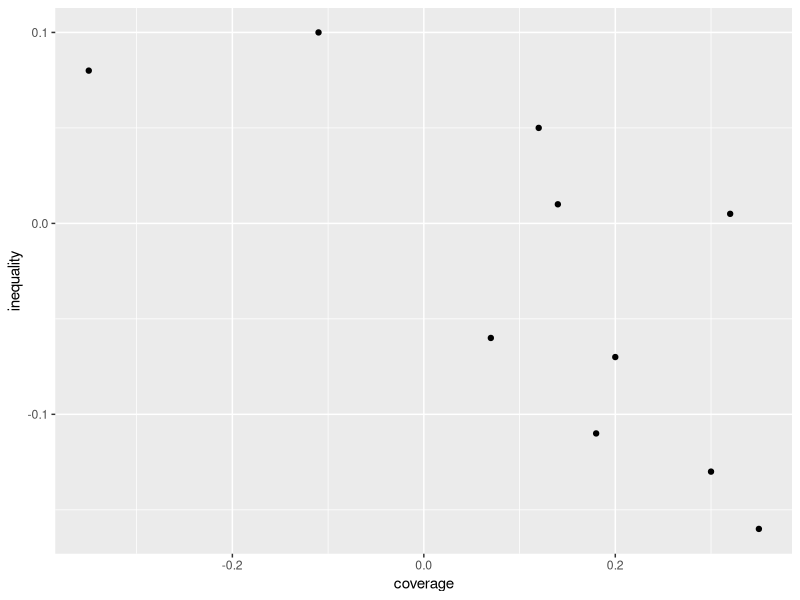
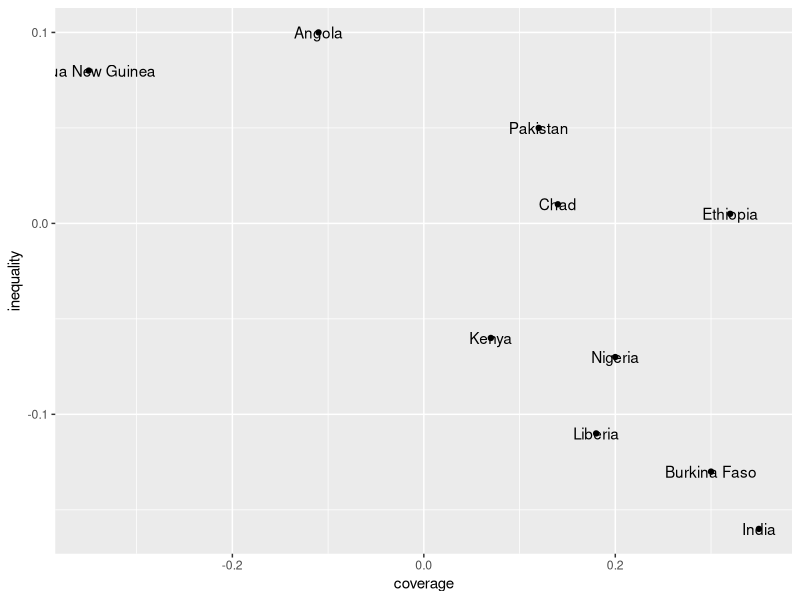
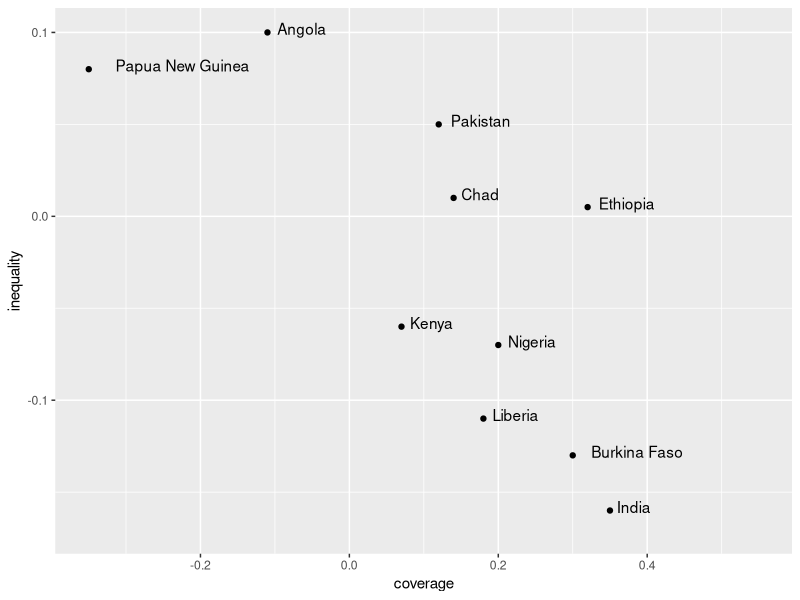
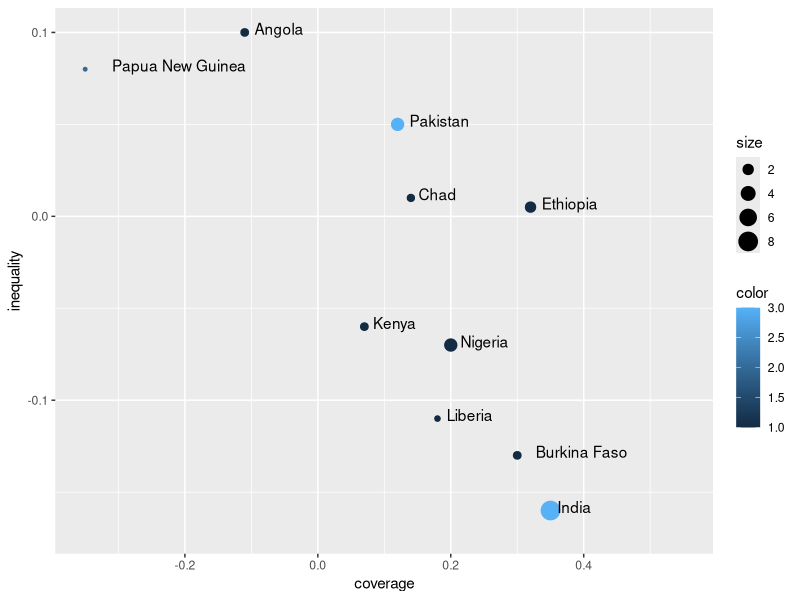
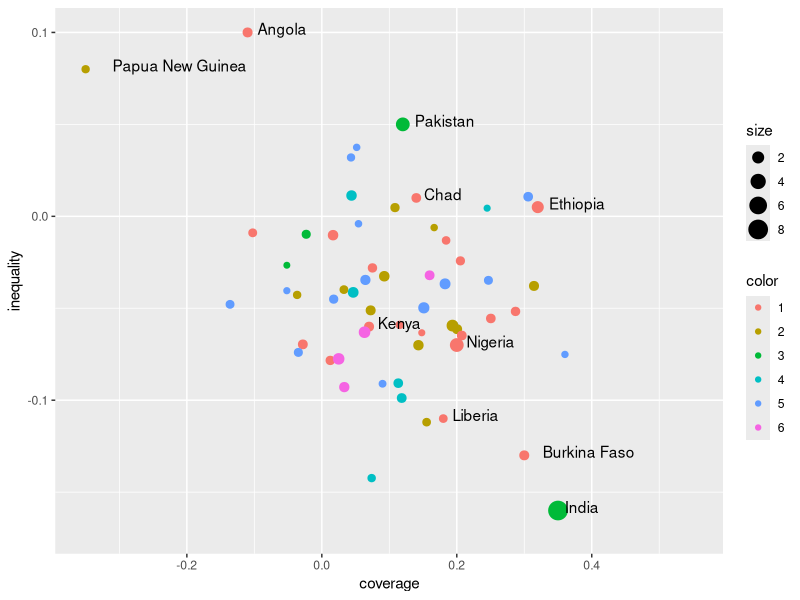
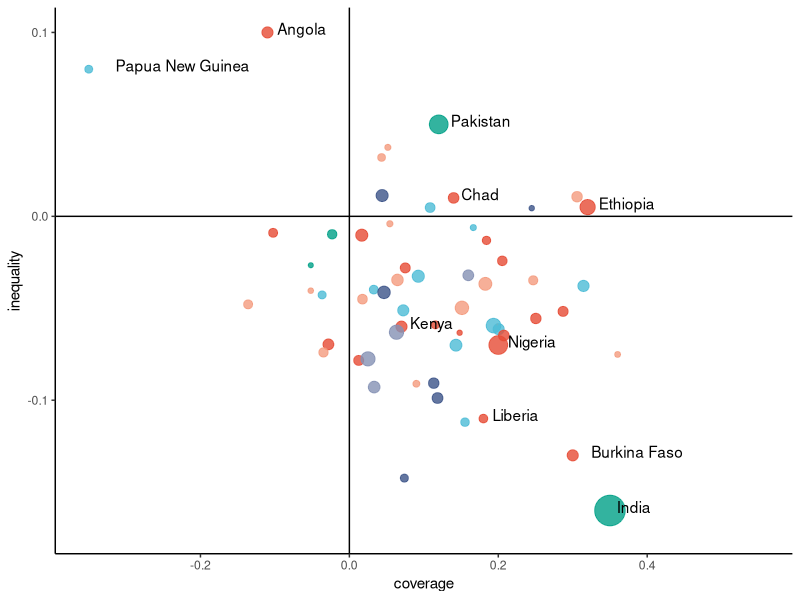

The R script that drew these images, in order:
## ---- chunk 1
library(ggplot2)
library(ggsci)
## ---- chunk 2
country <- c("Angola", "Papua New Guinea", "Pakistan", "Chad", "Ethiopia", "Kenya", "Nigeria", "Liberia", "Burkina Faso", "India")
coverage <- c(-0.11, -0.35, 0.12, 0.14, 0.32, 0.07, 0.2, 0.18, 0.3, 0.35)
inequality <- c(0.1, 0.08, 0.05, 0.01, 0.005, -0.06, -0.07, -0.11, -0.13, -0.16)
df_plot <- data.frame(country, coverage, inequality)
df_plot
## ---- chunk 3
ggplot(df_plot, aes(x = coverage, y = inequality)) +
  geom_point()
## ---- chunk 4
ggplot(df_plot, aes(x = coverage, y = inequality)) +
  geom_point() +
  geom_text(aes(label = country))
## ---- chunk 5
ggplot(df_plot, aes(x = coverage, y = inequality)) +
  geom_point() +
  geom_text(aes(label = country), hjust = -0.2, vjust = 0.2) +
  xlim(c(-0.35, 0.55)) +
  ylim(c(-0.17, 0.1))
## ---- chunk 6
df_plot$size <- c(1.1, 0.6, 3, 1, 2, 1.1, 3, 0.7, 1.1, 8)
df_plot$color <- c(1, 2, 3, 1, 1, 1, 1, 1, 1, 3)
df_plot
## ---- chunk 7
ggplot(df_plot, aes(x = coverage, y = inequality)) +
  geom_point(aes(size = size, color = color)) +
  geom_text(aes(label = country), hjust = -0.2, vjust = 0.2) +
  xlim(c(-0.35, 0.55)) +
  ylim(c(-0.17, 0.1))
## ---- chunk 8
set.seed(123)
np <- 50
rd <- data.frame(country = rep("", np),
                 coverage = rnorm(n = np, mean = 0.1, sd = 0.12),
                 inequality = rnorm(n = np, mean = -0.05, sd = 0.04),
                 size = rnorm(n = np, mean = 1, sd = 0.4),
                 color = sample(1:6, np, replace = T))
head(rd)
## ---- chunk 9
df_plot <- rbind(df_plot, rd)
df_plot$color <- factor(df_plot$color)
ggplot(df_plot, aes(x = coverage, y = inequality)) +
  geom_point(aes(size = size, color = color)) +
  geom_text(aes(label = country), hjust = -0.2, vjust = 0.2) +
  xlim(c(-0.35, 0.55)) +
  ylim(c(-0.17, 0.1))
## ---- chunk 10
ggplot(df_plot, aes(x = coverage, y = inequality)) +
  geom_point(aes(size = size, color = color), alpha = 0.8) +
  geom_text(aes(label = country), hjust = -0.2, vjust = 0.2) +
  xlim(c(-0.35, 0.55)) +
  ylim(c(-0.17, 0.1)) +
  geom_vline(xintercept = 0) +
  geom_hline(yintercept = 0) +
  scale_color_npg() +
  scale_size_continuous(range = c(0, 10)) +
  theme_classic() +
  theme(legend.position = "none")
